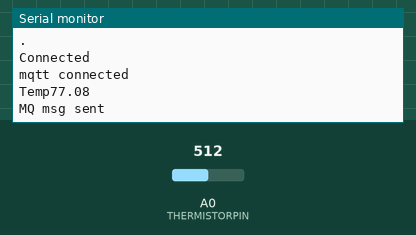
Recording of a sketch running on a simulated ESP8266 (NodeMCU). Parts: the last lines printed to the serial monitor. The inputs (shaded band) are chosen by the test bench; at power-on: A0 (THERMISTORPIN) = 512. WiFi joins after 1.5 s; servers stay silent unless stated; random numbers use the default seed unless the sketch sets one; no MQTT or app messages arrive unless stated.

Above: at 2.7 s.
2.8 s: A0 (THERMISTORPIN) set to 716
At 4.1 s:
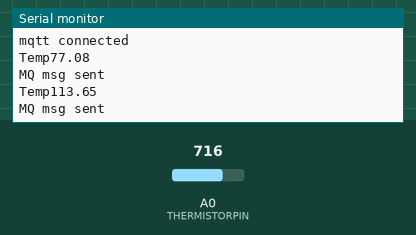
4.3 s: A0 (THERMISTORPIN) set to 900
At 6.8 s:
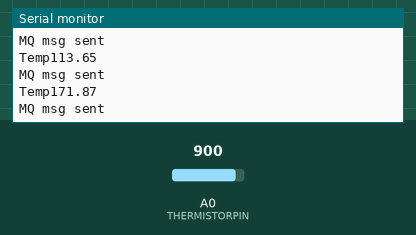
Timing chart, 0 to 8.3 s (numbered marks = the images above; inputs shaded):
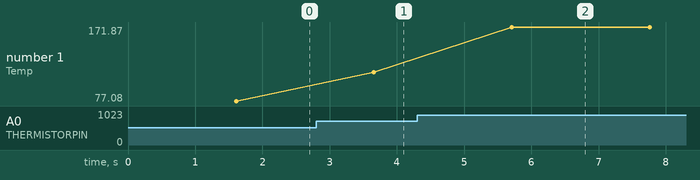

Measured:
- after the input at 2.8 s, the serial monitor: prints a new line after 0.86 s (image 1)
- after the input at 4.3 s, the serial monitor: prints a new line after 1.4 s (image 2)
- plotted number 1: 77.08 → 113.65 after the input at 2.8 s, 113.65 → 171.87 after the input at 4.3 s

The sketch:

TempOnly.ino
```cpp
#include <ESP8266WiFi.h>
#include <WiFiClient.h>
#include <ESP8266WebServer.h>
#include <ESP8266mDNS.h>
#include <PubSubClient.h>


// What pin to connect the sensor to
#define THERMISTORPIN A0

#define SERIESRESISTOR 10000
#define THERMISTORNOMINAL 10000
// temp. for nominal resistance (almost always 25 C)
#define TEMPERATURENOMINAL 25
// how many samples to take and average, more takes longer
// but is more 'smooth'
#define NUMSAMPLES 5
// The beta coefficient of the thermistor (usually 3000-4000)
#define BCOEFFICIENT 3950

WiFiClient espClient;
PubSubClient mqttclient(espClient);

void setup(void) {
  Serial.begin(9600);
  connectToWifi();
  connectToMQTT();
}

void loop(void) {


  float avg = getAnalogSamples();
  float temp = calcTemp(avg);

  Serial.print("Temp");
  Serial.println(temp);
  sendMQInfo(String(temp));


  delay(2000);
}


float getAnalogSamples(){
  int i;
  int samples[NUMSAMPLES];
  float average;

  // take N samples in a row, with a slight delay
  for (i=0; i< NUMSAMPLES; i++) {
   samples[i] = analogRead(A0);
   delay(10);
  }

  // average all the samples out
  average = 0;
  for (i=0; i< NUMSAMPLES; i++) {
     average += samples[i];
  }
  average /= NUMSAMPLES;
  return average;
}

float calcTemp(float RawADC){
  float res;
  res = SERIESRESISTOR*(1023/RawADC-1);
  float steinhart;
  steinhart = res / THERMISTORNOMINAL; // (R/Ro)
  steinhart = log(steinhart); // ln(R/Ro)
  steinhart /= BCOEFFICIENT; // 1/B * ln(R/Ro)
  steinhart += 1.0 / (TEMPERATURENOMINAL + 273.15); // + (1/To)
  steinhart = 1.0 / steinhart; // Invert
  steinhart -= 273.15; // convert to C

  float f = steinhart*1.8+32;
  return f;
}

void connectToWifi(){
  const char* ssid = "TruffleShuffle";
  const char* password = "Mets1234";
  WiFi.begin(ssid, password);
  dbg("Connecting to Wifi");
  while (WiFi.status() != WL_CONNECTED) {
    delay(50);
    dbg(".");
  }
  dbg("Connected");
}

void dbg(String s){
  Serial.println(s);
  Serial.flush();
}

void connectToMQTT(){
  mqttclient.setServer("pizero1", 1883);

  String clientId = "TEMPPROBE-";
  clientId += String(random(0xffff), HEX);
  if (mqttclient.connect(clientId.c_str())) {
      dbg("mqtt connected");
  } else {
      dbg("mqtt failed, rc=");
      dbg(String(mqttclient.state()));
  }
}

void sendMQInfo(String s){
  char temp[1000];
  s.toCharArray(temp, s.length() + 1); //packaging up the data to publish to mqtt whoa...
  mqttclient.publish("tempprobe/update",temp);
  mqttclient.loop();
  dbg("MQ msg sent");
}
```
